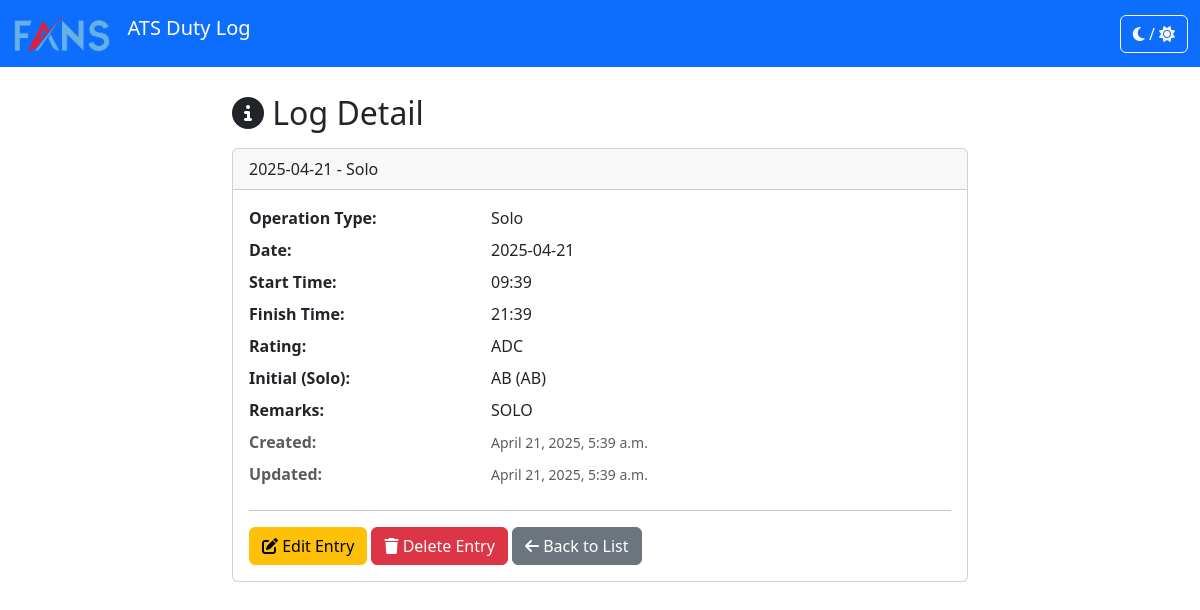
Page /logs/3/ on the committed database.
### duty_hour_log/models.py (models this page shows, shortened)
class DutyHourLog(models.Model):
    OP_CHOICES = [
        ('', '---------'), # Add a blank choice
        ('Solo', 'Solo'),
        ('OJT', 'OJT'),
        ('Assessment', 'Assessment'),
    ]
    RATING_CHOICES = [
        ('ADC', 'ADC'),
        ('APP', 'APP'),
        ('APS', 'APS'),
        ('ATCA', 'ATCA'),
    ]
    op = models.CharField(
        max_length=20,
        choices=OP_CHOICES,
        verbose_name="Operation Type"
    )
    date = models.DateField()
    start_time = models.TimeField(verbose_name="Start Time")
    finish_time = models.TimeField(verbose_name="Finish Time")
    rating = models.CharField(
        max_length=10,
        choices=RATING_CHOICES
    )
    initial = models.ForeignKey(
        Initial,
        on_delete=models.PROTECT,
        verbose_name="Initial (Controller)", # For Solo operations
        related_name='duty_logs_as_primary',
        null=True, # Made optional
        blank=True  # Made optional
    )
    ojti = models.ForeignKey(
        Initial,
        on_delete=models.PROTECT,
        null=True,
        blank=True,
        verbose_name="OJTI",
        related_name='duty_logs_as_ojti',
        help_text="Select for OJT operations."
    )
    examiner = models.ForeignKey(
        Initial,
        on_delete=models.PROTECT,
        null=True,
        blank=True,
        verbose_name="Examiner",
        related_name='duty_logs_as_examiner',
        help_text="Select for Assessment operations."
    )
    trainee = models.ForeignKey( # NEW FIELD
        Initial,
        on_delete=models.PROTECT,
        null=True,
        blank=True,
        verbose_name="Trainee",
        related_name='duty_logs_as_trainee',
        help_text="Select for OJT or Assessment operations."
    )
    remarks = models.TextField(blank=True, null=True)
    created_at = models.DateTimeField(auto_now_add=True)
    updated_at = models.DateTimeField(auto_now=True)
    class Meta:
        ordering = ['-date', '-start_time']
        verbose_name = "Duty Hour Log"
        verbose_name_plural = "Duty Hour Logs"

class Initial(models.Model):
    code = models.CharField(max_length=10, unique=True, help_text="Unique code/identifier for the Initial (e.g., 'JDS')")
    full_name = models.CharField(max_length=100, blank=True, null=True, help_text="Optional full name associated with the initial")
    is_active = models.BooleanField(default=True, help_text="Mark if this initial is currently active")
    class Meta:
        verbose_name = "Initial"
        verbose_name_plural = "Initials"
        ordering = ['code']

### duty_hour_log/views.py (the view)
# urls.py: path('<int:pk>/', views.log_detail, name='log_detail'),
def log_detail(request, pk):
    log = get_object_or_404(DutyHourLog, pk=pk)
    context = {'log': log}
    return render(request, 'duty_hour_log/log_detail.html', context)

### duty_hour_log/templates/duty_hour_log/log_detail.html (shortened to what this page needs)
{% extends 'duty_hour_log/base.html' %}
{% block content %}
     <div class="row">
        <div class="col-lg-8 offset-lg-2">
            <h2 class="mb-3"><i class="fas fa-info-circle"></i> Log Detail</h2>
            <div class="card">
                 <div class="card-header">
                    {{ log.date|date:"Y-m-d" }} - {{ log.get_op_display }}
                 </div>
                <div class="card-body">
                    <dl class="row">
                        <dt class="col-sm-4">Operation Type:</dt>
                        <dd class="col-sm-8">{{ log.get_op_display }}</dd>
                        <dt class="col-sm-4">Date:</dt>
                        <dd class="col-sm-8">{{ log.date|date:"Y-m-d" }}</dd>
                        <dt class="col-sm-4">Start Time:</dt>
                        <dd class="col-sm-8">{{ log.start_time|time:"H:i" }}</dd>
                        <dt class="col-sm-4">Finish Time:</dt>
                        <dd class="col-sm-8">{{ log.finish_time|time:"H:i" }}</dd>
                        <dt class="col-sm-4">Rating:</dt>
                        <dd class="col-sm-8">{{ log.get_rating_display }}</dd>
                        {% if log.initial %}
                        <dt class="col-sm-4">Initial (Solo):</dt>
                        <dd class="col-sm-8">{{ log.initial.code }} {% if log.initial.full_name %}({{ log.initial.full_name }}){% endif %}</dd>
                        {% endif %}
                        <dt class="col-sm-4">Remarks:</dt>
                        <dd class="col-sm-8">{{ log.remarks|default:"N/A"|linebreaksbr }}</dd>
                        <dt class="col-sm-4 text-muted">Created:</dt>
                        <dd class="col-sm-8 text-muted"><small>{{ log.created_at }}</small></dd>
                        <dt class="col-sm-4 text-muted">Updated:</dt>
                        <dd class="col-sm-8 text-muted"><small>{{ log.updated_at }}</small></dd>
                    </dl>
                     <hr>
                    <a href="{% url 'log_update' log.pk %}" class="btn btn-warning"><i class="fas fa-edit"></i> Edit Entry</a>
                    <a href="{% url 'log_delete' log.pk %}" class="btn btn-danger"><i class="fas fa-trash"></i> Delete Entry</a>
                    <a href="{% url 'log_list' %}" class="btn btn-secondary"><i class="fas fa-arrow-left"></i> Back to List</a>
                </div>
            </div>
        </div>
    </div>
{% endblock %}

### duty_hour_log/templates/duty_hour_log/base.html (style rules this page uses)
body { padding-top: 70px; transition: background-color 0.3s, color 0.3s; }

### rows in the picture
DutyHourLog: date "2025-04-21", op "Solo", start_time "09:39", finish_time "21:39", rating "ADC", initial.code "AB", initial.full_name "AB", remarks "SOLO", created_at "April 21, 2025, 5:39 a.m.", updated_at "April 21, 2025, 5:39 a.m."
